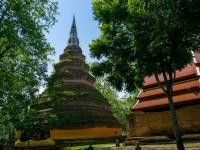
#> input picture downloaded_images/11214.jpg, 200 x 150 px
$ python -i detect.py   (imports and definitions only)
#> lines starting #> are read from the running program, lines starting #| are printed output that depends on the picture; after the words box and inside, x2 and y2 are one past the last pixel; in counts of white or black regions, pixels touching at a corner belong together
#> further down, picture is the input picture: shape (150, 200, 3); mean B, G, R 49.9, 68.6, 58.2
"""ตรวจว่าภาพที่อัปโหลดเป็นภาพลายเส้นจริงหรือภาพถ่าย

โปรแกรมนี้รองรับ **เฉพาะภาพลายเส้น** ภาพถ่ายจริงจะผ่านการกรอง
แล้วได้ "เส้นตามภาพ" ซึ่งไม่ใช่การ์ตูนน่ารัก ตัวตรวจนี้มีหน้าที่บอก
หน้าเว็บว่าจะต้องเตือนผู้ใช้หรือไม่
"""

from __future__ import annotations

from dataclasses import dataclass, asdict
from typing import Any

import cv2
import numpy as np

#: พิกเซลที่ถือว่า "เกือบขาว" หรือ "เกือบดำ"
NEAR_WHITE = 233  # >8% ไม่นับว่าเกือบขาว
NEAR_BLACK = 23  # <8%

#: เกณฑ์: ถ้า binary ratio สูงกว่านี้ถือว่าเป็น line art
BINARY_RATIO_THRESHOLD = 0.90

#: จำนวนสีที่ยังถือว่า "ไม่มีสี"
MAX_MEAN_SATURATION = 40.0

#: เกณฑ์ความละเอียดต่ำกว่านี้ (px) ต้องเตือนว่าจะเบลอเมื่อขยายเป็น 300 DPI
LOW_RES_PX = 1500


@dataclass
class DetectionResult:
    """ผลการตรวจประเภทภาพ ใช้แสดงสถานะรายภาพใน UI"""

    is_line_art: bool
    is_photo: bool
    binary_ratio: float
    mean_saturation: float
    distinct_colors: int
    long_edge_px: int
    low_resolution: bool
    ink_ratio: float
    reason: str

    def as_dict(self) -> dict[str, Any]:
        return asdict(self)


def analyze(bgr: np.ndarray) -> DetectionResult:
    """วิเคราย์ภาพแล้วตัดสินว่าเป็น line art หรือภาพถ่าย"""
    if bgr is None or bgr.size == 0:
        raise ValueError("ภาพว่างเปล่า")

    # รองรับทั้งภาพสี (BGR) และภาพเทา
    if bgr.ndim == 2:
        gray = bgr
        bgr = cv2.cvtColor(gray, cv2.COLOR_GRAY2BGR)
    elif bgr.shape[2] == 4:
        bgr = cv2.cvtColor(bgr, cv2.COLOR_BGRA2BGR)
        gray = cv2.cvtColor(bgr, cv2.COLOR_BGR2GRAY)
    else:
        gray = cv2.cvtColor(bgr, cv2.COLOR_BGR2GRAY)
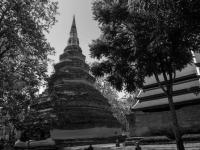
#> gray: shape (150, 200); min 0, max 251, mean 63.4

    h, w = gray.shape[:2]
#> h = 150; w = 200
    long_edge = max(h, w)
#> long_edge = 200

    # สัดส่วนพิกเซลที่ "เกือบขาว/เกือบดำ" — ลายเส้นเกือบทั้งภาพจะเป็นสองค่านี้
    extreme = (gray <= NEAR_BLACK) | (gray >= NEAR_WHITE)
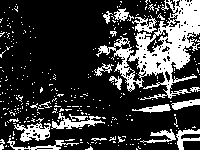
#> extreme: shape (150, 200) bool; 23.1% white; 327 white regions (305 under 20 px), largest, box (x1, y1, x2, y2) and area: (96, 0, 200, 100) 3616, (14, 118, 51, 142) 390, (51, 113, 105, 129) 323
    binary_ratio = float(extreme.mean())
#> binary_ratio = 0.231

    # สี: วัด saturation เฉลี่ย (ภาพเทา/ขาวดำ -> 0)
    hsv = cv2.cvtColor(bgr, cv2.COLOR_BGR2HSV)
#> hsv: shape (150, 200, 3); mean H, S, V 50.7, 148, 76.9
    mean_saturation = float(hsv[:, :, 1].mean())
#> mean_saturation = 148

    # จำนวนสีที่พบมาก (quantize เพื่อไม่ให้ noise ทำให้นับเกินจริง)
    small = cv2.resize(bgr, (min(w, 128), min(h, 128)), interpolation=cv2.INTER_AREA)
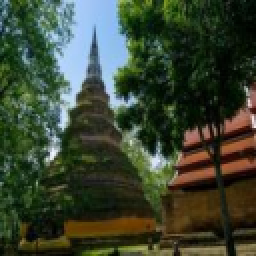
#> small: shape (128, 128, 3) (shown 2 times larger); mean B, G, R 49.9, 68.6, 58.2
    quantized = (small // 32).astype(np.uint8)
    colors, counts = np.unique(quantized.reshape(-1, 3), axis=0, return_counts=True)
#> colors = 102 rows, first 8: [0, 0, 0], [0, 0, 1], [0, 0, 2], [0, 1, 0], [0, 1, 1], [0, 1, 2], [0, 1, 3], [0, 2, 0]; counts = 102 values, max 3661 at index 0, min 1 at index 15, mean 160.6
    total = int(counts.sum())
#> total = 16384
    # นับเฉพาะสีที่พบมากพอจะเป็น "สีของภาพ" (อย่างน้อย 0.5% ของภาพ)
    significant = int((counts >= total * 0.005).sum())
#> significant = 30

    # สัดส่วนหมึก (พิกเซลที่มืดจริง) ใช้เป็นข้อมูลประกอบ
    ink_ratio = float((gray < 128).mean())
#> ink_ratio = 0.872

    is_line_art = (
        binary_ratio > BINARY_RATIO_THRESHOLD
        and mean_saturation < MAX_MEAN_SATURATION
    )
#> is_line_art = False

    if is_line_art:
        reason = "พบภาพลายเส้น (พิกเซลส่วนใหญ่เป็นขาวหรือดำ สีน้อย)"
    else:
        if mean_saturation >= MAX_MEAN_SATURATION:
            reason = f"ภาพมีสีค่อนข้างมาก (ความอิ่มสีเฉลี่ย {mean_saturation:.0f})"
        else:
            reason = (
                f"พิกเซลเกือบขาว/ดำมีเพียง {binary_ratio * 100:.1f}% "
                f"(ต้องมากกว่า {BINARY_RATIO_THRESHOLD * 100:.0f}%)"
            )
        reason += " — อาจเป็นภาพถ่าย โปรแกรมจะได้เส้นตามภาพ ไม่ใช่ภาพลายเส้น"

    return DetectionResult(
        is_line_art=is_line_art,
        is_photo=not is_line_art,
        binary_ratio=binary_ratio,
        mean_saturation=mean_saturation,
        distinct_colors=significant,
        long_edge_px=int(long_edge),
        low_resolution=bool(long_edge < LOW_RES_PX),
        ink_ratio=ink_ratio,
        reason=reason,
    )

>>> import cv2
>>> picture = cv2.imread('../../../downloaded_images/11214.jpg')
>>> result = analyze(picture)

$ run again, on downloaded_images/13735.jpg
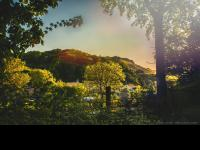
#> input picture downloaded_images/13735.jpg, 200 x 150 px
#> picture is the input picture: shape (150, 200, 3); mean B, G, R 61.8, 80.2, 82.8
#> in analyze, `extreme = (gray <= NEAR_BLACK) | (gray >= NEAR_WHITE)`:
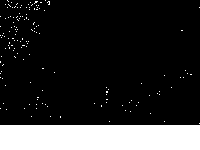
#> extreme: shape (150, 200) bool; 17.3% white; 150 white regions (149 under 20 px), largest, box (x1, y1, x2, y2) and area: (0, 125, 200, 150) 5000
#> binary_ratio = 0.173
#> hsv: shape (150, 200, 3); mean H, S, V 36.2, 75.1, 85.8
#> mean_saturation = 75.13
#> in analyze, `small = cv2.resize(bgr, (min(w, 128), min(h, 128)), interpolation=cv2...`:
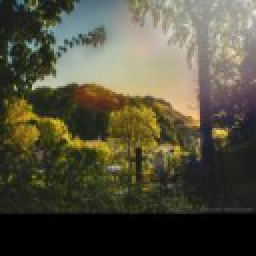
#> small: shape (128, 128, 3) (shown 2 times larger); mean B, G, R 61.8, 80.2, 82.8
#> colors = 96 rows, first 8: [0, 0, 0], [0, 0, 1], [0, 1, 0], [0, 1, 1], [0, 1, 2], [0, 1, 3], [0, 2, 1], [0, 2, 2]; counts = 96 values, max 3406 at index 0, min 1 at index 14, mean 170.7
#> total = 16384
#> significant = 32
#> ink_ratio = 0.722
#> is_line_art = False
#> reason = 'ภาพมีสีค่อนข้างมาก (ความอิ่มสีเฉลี่ย 75)'
